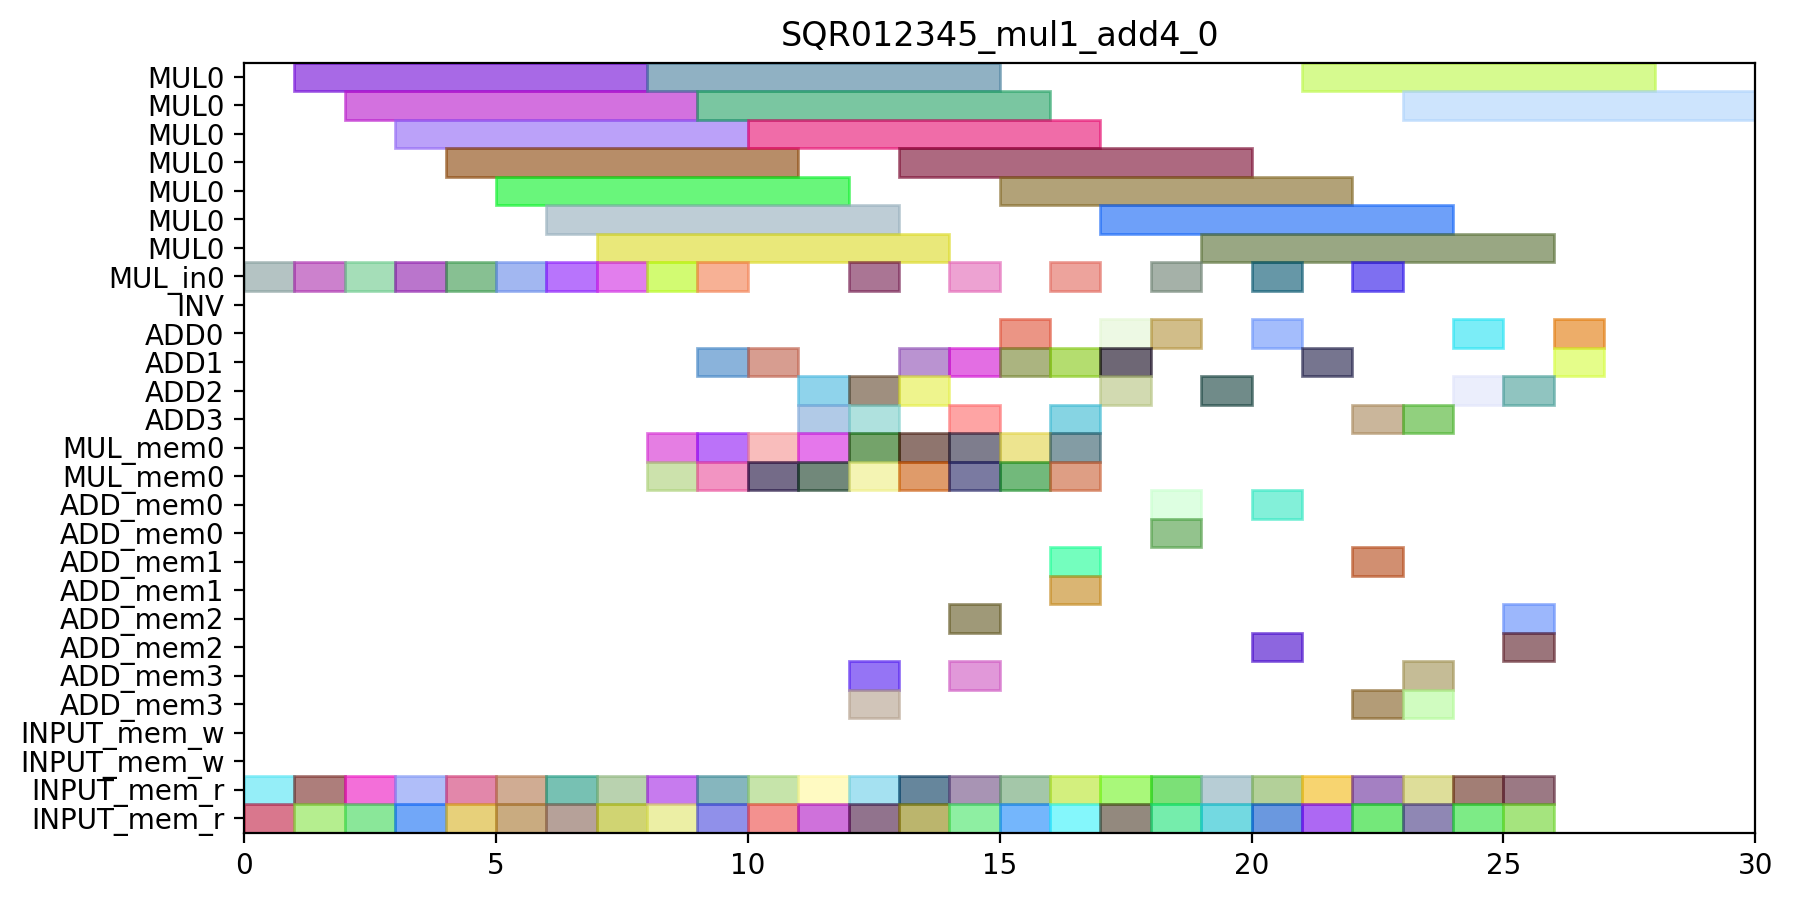

Generate this figure with Python:
from pyschedule import Scenario, solvers, plotters, alt

def solve_SQR012345_mul1_add4_0(ConstStep, ExpStep):
	horizon = 90
	S=Scenario("SQR012345_mul1_add4_0",horizon = horizon)

	# resource
	MUL = S.Resources('MUL', num=1, size=7)
	MUL_in = S.Resources('MUL_in', num=1)
	INV = S.Resource('INV')
	ADD = S.Resources('ADD', num=4, periods=range(1, horizon))
	MUL_mem = S.Resources('MUL_mem', num=1, size=2)
	ADD_mem = S.Resources('ADD_mem', num=4, size=2)
	INPUT_mem_w = S.Resource('INPUT_mem_w', size=2)
	INPUT_mem_r = S.Resource('INPUT_mem_r', size=2)

	# result of previous scheduling

	# new tasks
	T0T0 = S.Task('T0T0', length=1, delay_cost=1)
	T0T0 += alt(ADD)

	T0T0_mem0 = S.Task('T0T0_mem0', length=1, delay_cost=1)
	T0T0_mem0 += INPUT_mem_r
	S += T0T0_mem0<=T0T0

	T0T0_mem1 = S.Task('T0T0_mem1', length=1, delay_cost=1)
	T0T0_mem1 += INPUT_mem_r
	S += T0T0_mem1<=T0T0

	T0T1 = S.Task('T0T1', length=1, delay_cost=1)
	T0T1 += alt(ADD)

	T0T1_mem0 = S.Task('T0T1_mem0', length=1, delay_cost=1)
	T0T1_mem0 += INPUT_mem_r
	S += T0T1_mem0<=T0T1

	T0T1_mem1 = S.Task('T0T1_mem1', length=1, delay_cost=1)
	T0T1_mem1 += INPUT_mem_r
	S += T0T1_mem1<=T0T1

	T0T2_in = S.Task('T0T2_in', length=1, delay_cost=1)
	T0T2_in += alt(MUL_in)
	T0T2 = S.Task('T0T2', length=7, delay_cost=1)
	T0T2 += alt(MUL)
	S+=T0T2>=T0T2_in

	T0T2_mem0 = S.Task('T0T2_mem0', length=1, delay_cost=1)
	T0T2_mem0 += INPUT_mem_r
	S += T0T2_mem0<=T0T2

	T0T2_mem1 = S.Task('T0T2_mem1', length=1, delay_cost=1)
	T0T2_mem1 += INPUT_mem_r
	S += T0T2_mem1<=T0T2

	T10 = S.Task('T10', length=1, delay_cost=1)
	T10 += alt(ADD)

	T10_mem0 = S.Task('T10_mem0', length=1, delay_cost=1)
	T10_mem0 += INPUT_mem_r
	S += T10_mem0<=T10

	T10_mem1 = S.Task('T10_mem1', length=1, delay_cost=1)
	T10_mem1 += INPUT_mem_r
	S += T10_mem1<=T10

	T11 = S.Task('T11', length=1, delay_cost=1)
	T11 += alt(ADD)

	T11_mem0 = S.Task('T11_mem0', length=1, delay_cost=1)
	T11_mem0 += INPUT_mem_r
	S += T11_mem0<=T11

	T11_mem1 = S.Task('T11_mem1', length=1, delay_cost=1)
	T11_mem1 += INPUT_mem_r
	S += T11_mem1<=T11

	T3T0_in = S.Task('T3T0_in', length=1, delay_cost=1)
	T3T0_in += alt(MUL_in)
	T3T0 = S.Task('T3T0', length=7, delay_cost=1)
	T3T0 += alt(MUL)
	S+=T3T0>=T3T0_in

	T3T0_mem0 = S.Task('T3T0_mem0', length=1, delay_cost=1)
	T3T0_mem0 += INPUT_mem_r
	S += T3T0_mem0<=T3T0

	T3T0_mem1 = S.Task('T3T0_mem1', length=1, delay_cost=1)
	T3T0_mem1 += INPUT_mem_r
	S += T3T0_mem1<=T3T0

	T3T1_in = S.Task('T3T1_in', length=1, delay_cost=1)
	T3T1_in += alt(MUL_in)
	T3T1 = S.Task('T3T1', length=7, delay_cost=1)
	T3T1 += alt(MUL)
	S+=T3T1>=T3T1_in

	T3T1_mem0 = S.Task('T3T1_mem0', length=1, delay_cost=1)
	T3T1_mem0 += INPUT_mem_r
	S += T3T1_mem0<=T3T1

	T3T1_mem1 = S.Task('T3T1_mem1', length=1, delay_cost=1)
	T3T1_mem1 += INPUT_mem_r
	S += T3T1_mem1<=T3T1

	T3T2 = S.Task('T3T2', length=1, delay_cost=1)
	T3T2 += alt(ADD)

	T3T2_mem0 = S.Task('T3T2_mem0', length=1, delay_cost=1)
	T3T2_mem0 += INPUT_mem_r
	S += T3T2_mem0<=T3T2

	T3T2_mem1 = S.Task('T3T2_mem1', length=1, delay_cost=1)
	T3T2_mem1 += INPUT_mem_r
	S += T3T2_mem1<=T3T2

	T3T3 = S.Task('T3T3', length=1, delay_cost=1)
	T3T3 += alt(ADD)

	T3T3_mem0 = S.Task('T3T3_mem0', length=1, delay_cost=1)
	T3T3_mem0 += INPUT_mem_r
	S += T3T3_mem0<=T3T3

	T3T3_mem1 = S.Task('T3T3_mem1', length=1, delay_cost=1)
	T3T3_mem1 += INPUT_mem_r
	S += T3T3_mem1<=T3T3

	T4T0 = S.Task('T4T0', length=1, delay_cost=1)
	T4T0 += alt(ADD)

	T4T0_mem0 = S.Task('T4T0_mem0', length=1, delay_cost=1)
	T4T0_mem0 += INPUT_mem_r
	S += T4T0_mem0<=T4T0

	T4T0_mem1 = S.Task('T4T0_mem1', length=1, delay_cost=1)
	T4T0_mem1 += INPUT_mem_r
	S += T4T0_mem1<=T4T0

	T4T1 = S.Task('T4T1', length=1, delay_cost=1)
	T4T1 += alt(ADD)

	T4T1_mem0 = S.Task('T4T1_mem0', length=1, delay_cost=1)
	T4T1_mem0 += INPUT_mem_r
	S += T4T1_mem0<=T4T1

	T4T1_mem1 = S.Task('T4T1_mem1', length=1, delay_cost=1)
	T4T1_mem1 += INPUT_mem_r
	S += T4T1_mem1<=T4T1

	T4T2_in = S.Task('T4T2_in', length=1, delay_cost=1)
	T4T2_in += alt(MUL_in)
	T4T2 = S.Task('T4T2', length=7, delay_cost=1)
	T4T2 += alt(MUL)
	S+=T4T2>=T4T2_in

	T4T2_mem0 = S.Task('T4T2_mem0', length=1, delay_cost=1)
	T4T2_mem0 += INPUT_mem_r
	S += T4T2_mem0<=T4T2

	T4T2_mem1 = S.Task('T4T2_mem1', length=1, delay_cost=1)
	T4T2_mem1 += INPUT_mem_r
	S += T4T2_mem1<=T4T2

	T5T0_in = S.Task('T5T0_in', length=1, delay_cost=1)
	T5T0_in += alt(MUL_in)
	T5T0 = S.Task('T5T0', length=7, delay_cost=1)
	T5T0 += alt(MUL)
	S+=T5T0>=T5T0_in

	T5T0_mem0 = S.Task('T5T0_mem0', length=1, delay_cost=1)
	T5T0_mem0 += INPUT_mem_r
	S += T5T0_mem0<=T5T0

	T5T0_mem1 = S.Task('T5T0_mem1', length=1, delay_cost=1)
	T5T0_mem1 += INPUT_mem_r
	S += T5T0_mem1<=T5T0

	T5T1_in = S.Task('T5T1_in', length=1, delay_cost=1)
	T5T1_in += alt(MUL_in)
	T5T1 = S.Task('T5T1', length=7, delay_cost=1)
	T5T1 += alt(MUL)
	S+=T5T1>=T5T1_in

	T5T1_mem0 = S.Task('T5T1_mem0', length=1, delay_cost=1)
	T5T1_mem0 += INPUT_mem_r
	S += T5T1_mem0<=T5T1

	T5T1_mem1 = S.Task('T5T1_mem1', length=1, delay_cost=1)
	T5T1_mem1 += INPUT_mem_r
	S += T5T1_mem1<=T5T1

	T5T2 = S.Task('T5T2', length=1, delay_cost=1)
	T5T2 += alt(ADD)

	T5T2_mem0 = S.Task('T5T2_mem0', length=1, delay_cost=1)
	T5T2_mem0 += INPUT_mem_r
	S += T5T2_mem0<=T5T2

	T5T2_mem1 = S.Task('T5T2_mem1', length=1, delay_cost=1)
	T5T2_mem1 += INPUT_mem_r
	S += T5T2_mem1<=T5T2

	T5T3 = S.Task('T5T3', length=1, delay_cost=1)
	T5T3 += alt(ADD)

	T5T3_mem0 = S.Task('T5T3_mem0', length=1, delay_cost=1)
	T5T3_mem0 += INPUT_mem_r
	S += T5T3_mem0<=T5T3

	T5T3_mem1 = S.Task('T5T3_mem1', length=1, delay_cost=1)
	T5T3_mem1 += INPUT_mem_r
	S += T5T3_mem1<=T5T3

	T6T0_in = S.Task('T6T0_in', length=1, delay_cost=1)
	T6T0_in += alt(MUL_in)
	T6T0 = S.Task('T6T0', length=7, delay_cost=1)
	T6T0 += alt(MUL)
	S+=T6T0>=T6T0_in

	T6T0_mem0 = S.Task('T6T0_mem0', length=1, delay_cost=1)
	T6T0_mem0 += INPUT_mem_r
	S += T6T0_mem0<=T6T0

	T6T0_mem1 = S.Task('T6T0_mem1', length=1, delay_cost=1)
	T6T0_mem1 += INPUT_mem_r
	S += T6T0_mem1<=T6T0

	T6T1_in = S.Task('T6T1_in', length=1, delay_cost=1)
	T6T1_in += alt(MUL_in)
	T6T1 = S.Task('T6T1', length=7, delay_cost=1)
	T6T1 += alt(MUL)
	S+=T6T1>=T6T1_in

	T6T1_mem0 = S.Task('T6T1_mem0', length=1, delay_cost=1)
	T6T1_mem0 += INPUT_mem_r
	S += T6T1_mem0<=T6T1

	T6T1_mem1 = S.Task('T6T1_mem1', length=1, delay_cost=1)
	T6T1_mem1 += INPUT_mem_r
	S += T6T1_mem1<=T6T1

	T6T2 = S.Task('T6T2', length=1, delay_cost=1)
	T6T2 += alt(ADD)

	T6T2_mem0 = S.Task('T6T2_mem0', length=1, delay_cost=1)
	T6T2_mem0 += INPUT_mem_r
	S += T6T2_mem0<=T6T2

	T6T2_mem1 = S.Task('T6T2_mem1', length=1, delay_cost=1)
	T6T2_mem1 += INPUT_mem_r
	S += T6T2_mem1<=T6T2

	T6T3 = S.Task('T6T3', length=1, delay_cost=1)
	T6T3 += alt(ADD)

	T6T3_mem0 = S.Task('T6T3_mem0', length=1, delay_cost=1)
	T6T3_mem0 += INPUT_mem_r
	S += T6T3_mem0<=T6T3

	T6T3_mem1 = S.Task('T6T3_mem1', length=1, delay_cost=1)
	T6T3_mem1 += INPUT_mem_r
	S += T6T3_mem1<=T6T3

	T7T0_in = S.Task('T7T0_in', length=1, delay_cost=1)
	T7T0_in += alt(MUL_in)
	T7T0 = S.Task('T7T0', length=7, delay_cost=1)
	T7T0 += alt(MUL)
	S+=T7T0>=T7T0_in

	T7T0_mem0 = S.Task('T7T0_mem0', length=1, delay_cost=1)
	T7T0_mem0 += INPUT_mem_r
	S += T7T0_mem0<=T7T0

	T7T0_mem1 = S.Task('T7T0_mem1', length=1, delay_cost=1)
	T7T0_mem1 += INPUT_mem_r
	S += T7T0_mem1<=T7T0

	T7T1_in = S.Task('T7T1_in', length=1, delay_cost=1)
	T7T1_in += alt(MUL_in)
	T7T1 = S.Task('T7T1', length=7, delay_cost=1)
	T7T1 += alt(MUL)
	S+=T7T1>=T7T1_in

	T7T1_mem0 = S.Task('T7T1_mem0', length=1, delay_cost=1)
	T7T1_mem0 += INPUT_mem_r
	S += T7T1_mem0<=T7T1

	T7T1_mem1 = S.Task('T7T1_mem1', length=1, delay_cost=1)
	T7T1_mem1 += INPUT_mem_r
	S += T7T1_mem1<=T7T1

	T7T2 = S.Task('T7T2', length=1, delay_cost=1)
	T7T2 += alt(ADD)

	T7T2_mem0 = S.Task('T7T2_mem0', length=1, delay_cost=1)
	T7T2_mem0 += INPUT_mem_r
	S += T7T2_mem0<=T7T2

	T7T2_mem1 = S.Task('T7T2_mem1', length=1, delay_cost=1)
	T7T2_mem1 += INPUT_mem_r
	S += T7T2_mem1<=T7T2

	T7T3 = S.Task('T7T3', length=1, delay_cost=1)
	T7T3 += alt(ADD)

	T7T3_mem0 = S.Task('T7T3_mem0', length=1, delay_cost=1)
	T7T3_mem0 += INPUT_mem_r
	S += T7T3_mem0<=T7T3

	T7T3_mem1 = S.Task('T7T3_mem1', length=1, delay_cost=1)
	T7T3_mem1 += INPUT_mem_r
	S += T7T3_mem1<=T7T3

	T00_in = S.Task('T00_in', length=1, delay_cost=1)
	T00_in += alt(MUL_in)
	T00 = S.Task('T00', length=7, delay_cost=1)
	T00 += alt(MUL)
	S+=T00>=T00_in

	T00_mem0 = S.Task('T00_mem0', length=1, delay_cost=1)
	T00_mem0 += alt(ADD_mem)
	S += (T0T0*ADD[0])-1<T00_mem0*ADD_mem[0]
	S += (T0T0*ADD[1])-1<T00_mem0*ADD_mem[1]
	S += (T0T0*ADD[2])-1<T00_mem0*ADD_mem[2]
	S += (T0T0*ADD[3])-1<T00_mem0*ADD_mem[3]
	S += T00_mem0<=T00

	T00_mem1 = S.Task('T00_mem1', length=1, delay_cost=1)
	T00_mem1 += alt(ADD_mem)
	S += (T0T1*ADD[0])-1<T00_mem1*ADD_mem[0]
	S += (T0T1*ADD[1])-1<T00_mem1*ADD_mem[1]
	S += (T0T1*ADD[2])-1<T00_mem1*ADD_mem[2]
	S += (T0T1*ADD[3])-1<T00_mem1*ADD_mem[3]
	S += T00_mem1<=T00

	T01 = S.Task('T01', length=1, delay_cost=1)
	T01 += alt(ADD)

	T01_mem0 = S.Task('T01_mem0', length=1, delay_cost=1)
	T01_mem0 += alt(MUL_mem)
	S += (T0T2*MUL[0])-1<T01_mem0*MUL_mem[0]
	S += T01_mem0<=T01

	T20 = S.Task('T20', length=1, delay_cost=1)
	T20 += alt(ADD)

	T20_mem0 = S.Task('T20_mem0', length=1, delay_cost=1)
	T20_mem0 += alt(ADD_mem)
	S += (T10*ADD[0])-1<T20_mem0*ADD_mem[0]
	S += (T10*ADD[1])-1<T20_mem0*ADD_mem[1]
	S += (T10*ADD[2])-1<T20_mem0*ADD_mem[2]
	S += (T10*ADD[3])-1<T20_mem0*ADD_mem[3]
	S += T20_mem0<=T20

	T20_mem1 = S.Task('T20_mem1', length=1, delay_cost=1)
	T20_mem1 += INPUT_mem_r
	S += T20_mem1<=T20

	T21 = S.Task('T21', length=1, delay_cost=1)
	T21 += alt(ADD)

	T21_mem0 = S.Task('T21_mem0', length=1, delay_cost=1)
	T21_mem0 += alt(ADD_mem)
	S += (T11*ADD[0])-1<T21_mem0*ADD_mem[0]
	S += (T11*ADD[1])-1<T21_mem0*ADD_mem[1]
	S += (T11*ADD[2])-1<T21_mem0*ADD_mem[2]
	S += (T11*ADD[3])-1<T21_mem0*ADD_mem[3]
	S += T21_mem0<=T21

	T21_mem1 = S.Task('T21_mem1', length=1, delay_cost=1)
	T21_mem1 += INPUT_mem_r
	S += T21_mem1<=T21

	T1_0 = S.Task('T1_0', length=1, delay_cost=1)
	T1_0 += alt(ADD)

	T1_0_mem0 = S.Task('T1_0_mem0', length=1, delay_cost=1)
	T1_0_mem0 += alt(ADD_mem)
	S += (T10*ADD[0])-1<T1_0_mem0*ADD_mem[0]
	S += (T10*ADD[1])-1<T1_0_mem0*ADD_mem[1]
	S += (T10*ADD[2])-1<T1_0_mem0*ADD_mem[2]
	S += (T10*ADD[3])-1<T1_0_mem0*ADD_mem[3]
	S += T1_0_mem0<=T1_0

	T1_0_mem1 = S.Task('T1_0_mem1', length=1, delay_cost=1)
	T1_0_mem1 += INPUT_mem_r
	S += T1_0_mem1<=T1_0

	T1_1 = S.Task('T1_1', length=1, delay_cost=1)
	T1_1 += alt(ADD)

	T1_1_mem0 = S.Task('T1_1_mem0', length=1, delay_cost=1)
	T1_1_mem0 += alt(ADD_mem)
	S += (T11*ADD[0])-1<T1_1_mem0*ADD_mem[0]
	S += (T11*ADD[1])-1<T1_1_mem0*ADD_mem[1]
	S += (T11*ADD[2])-1<T1_1_mem0*ADD_mem[2]
	S += (T11*ADD[3])-1<T1_1_mem0*ADD_mem[3]
	S += T1_1_mem0<=T1_1

	T1_1_mem1 = S.Task('T1_1_mem1', length=1, delay_cost=1)
	T1_1_mem1 += INPUT_mem_r
	S += T1_1_mem1<=T1_1

	T3T4_in = S.Task('T3T4_in', length=1, delay_cost=1)
	T3T4_in += alt(MUL_in)
	T3T4 = S.Task('T3T4', length=7, delay_cost=1)
	T3T4 += alt(MUL)
	S+=T3T4>=T3T4_in

	T3T4_mem0 = S.Task('T3T4_mem0', length=1, delay_cost=1)
	T3T4_mem0 += alt(ADD_mem)
	S += (T3T2*ADD[0])-1<T3T4_mem0*ADD_mem[0]
	S += (T3T2*ADD[1])-1<T3T4_mem0*ADD_mem[1]
	S += (T3T2*ADD[2])-1<T3T4_mem0*ADD_mem[2]
	S += (T3T2*ADD[3])-1<T3T4_mem0*ADD_mem[3]
	S += T3T4_mem0<=T3T4

	T3T4_mem1 = S.Task('T3T4_mem1', length=1, delay_cost=1)
	T3T4_mem1 += alt(ADD_mem)
	S += (T3T3*ADD[0])-1<T3T4_mem1*ADD_mem[0]
	S += (T3T3*ADD[1])-1<T3T4_mem1*ADD_mem[1]
	S += (T3T3*ADD[2])-1<T3T4_mem1*ADD_mem[2]
	S += (T3T3*ADD[3])-1<T3T4_mem1*ADD_mem[3]
	S += T3T4_mem1<=T3T4

	T3T5 = S.Task('T3T5', length=1, delay_cost=1)
	T3T5 += alt(ADD)

	T3T5_mem0 = S.Task('T3T5_mem0', length=1, delay_cost=1)
	T3T5_mem0 += alt(MUL_mem)
	S += (T3T0*MUL[0])-1<T3T5_mem0*MUL_mem[0]
	S += T3T5_mem0<=T3T5

	T3T5_mem1 = S.Task('T3T5_mem1', length=1, delay_cost=1)
	T3T5_mem1 += alt(MUL_mem)
	S += (T3T1*MUL[0])-1<T3T5_mem1*MUL_mem[0]
	S += T3T5_mem1<=T3T5

	T30 = S.Task('T30', length=1, delay_cost=1)
	T30 += alt(ADD)

	T30_mem0 = S.Task('T30_mem0', length=1, delay_cost=1)
	T30_mem0 += alt(MUL_mem)
	S += (T3T0*MUL[0])-1<T30_mem0*MUL_mem[0]
	S += T30_mem0<=T30

	T30_mem1 = S.Task('T30_mem1', length=1, delay_cost=1)
	T30_mem1 += alt(MUL_mem)
	S += (T3T1*MUL[0])-1<T30_mem1*MUL_mem[0]
	S += T30_mem1<=T30

	T40_in = S.Task('T40_in', length=1, delay_cost=1)
	T40_in += alt(MUL_in)
	T40 = S.Task('T40', length=7, delay_cost=1)
	T40 += alt(MUL)
	S+=T40>=T40_in

	T40_mem0 = S.Task('T40_mem0', length=1, delay_cost=1)
	T40_mem0 += alt(ADD_mem)
	S += (T4T0*ADD[0])-1<T40_mem0*ADD_mem[0]
	S += (T4T0*ADD[1])-1<T40_mem0*ADD_mem[1]
	S += (T4T0*ADD[2])-1<T40_mem0*ADD_mem[2]
	S += (T4T0*ADD[3])-1<T40_mem0*ADD_mem[3]
	S += T40_mem0<=T40

	T40_mem1 = S.Task('T40_mem1', length=1, delay_cost=1)
	T40_mem1 += alt(ADD_mem)
	S += (T4T1*ADD[0])-1<T40_mem1*ADD_mem[0]
	S += (T4T1*ADD[1])-1<T40_mem1*ADD_mem[1]
	S += (T4T1*ADD[2])-1<T40_mem1*ADD_mem[2]
	S += (T4T1*ADD[3])-1<T40_mem1*ADD_mem[3]
	S += T40_mem1<=T40

	T41 = S.Task('T41', length=1, delay_cost=1)
	T41 += alt(ADD)

	T41_mem0 = S.Task('T41_mem0', length=1, delay_cost=1)
	T41_mem0 += alt(MUL_mem)
	S += (T4T2*MUL[0])-1<T41_mem0*MUL_mem[0]
	S += T41_mem0<=T41

	T5T4_in = S.Task('T5T4_in', length=1, delay_cost=1)
	T5T4_in += alt(MUL_in)
	T5T4 = S.Task('T5T4', length=7, delay_cost=1)
	T5T4 += alt(MUL)
	S+=T5T4>=T5T4_in

	T5T4_mem0 = S.Task('T5T4_mem0', length=1, delay_cost=1)
	T5T4_mem0 += alt(ADD_mem)
	S += (T5T2*ADD[0])-1<T5T4_mem0*ADD_mem[0]
	S += (T5T2*ADD[1])-1<T5T4_mem0*ADD_mem[1]
	S += (T5T2*ADD[2])-1<T5T4_mem0*ADD_mem[2]
	S += (T5T2*ADD[3])-1<T5T4_mem0*ADD_mem[3]
	S += T5T4_mem0<=T5T4

	T5T4_mem1 = S.Task('T5T4_mem1', length=1, delay_cost=1)
	T5T4_mem1 += alt(ADD_mem)
	S += (T5T3*ADD[0])-1<T5T4_mem1*ADD_mem[0]
	S += (T5T3*ADD[1])-1<T5T4_mem1*ADD_mem[1]
	S += (T5T3*ADD[2])-1<T5T4_mem1*ADD_mem[2]
	S += (T5T3*ADD[3])-1<T5T4_mem1*ADD_mem[3]
	S += T5T4_mem1<=T5T4

	T5T5 = S.Task('T5T5', length=1, delay_cost=1)
	T5T5 += alt(ADD)

	T5T5_mem0 = S.Task('T5T5_mem0', length=1, delay_cost=1)
	T5T5_mem0 += alt(MUL_mem)
	S += (T5T0*MUL[0])-1<T5T5_mem0*MUL_mem[0]
	S += T5T5_mem0<=T5T5

	T5T5_mem1 = S.Task('T5T5_mem1', length=1, delay_cost=1)
	T5T5_mem1 += alt(MUL_mem)
	S += (T5T1*MUL[0])-1<T5T5_mem1*MUL_mem[0]
	S += T5T5_mem1<=T5T5

	T50 = S.Task('T50', length=1, delay_cost=1)
	T50 += alt(ADD)

	T50_mem0 = S.Task('T50_mem0', length=1, delay_cost=1)
	T50_mem0 += alt(MUL_mem)
	S += (T5T0*MUL[0])-1<T50_mem0*MUL_mem[0]
	S += T50_mem0<=T50

	T50_mem1 = S.Task('T50_mem1', length=1, delay_cost=1)
	T50_mem1 += alt(MUL_mem)
	S += (T5T1*MUL[0])-1<T50_mem1*MUL_mem[0]
	S += T50_mem1<=T50

	T6T4_in = S.Task('T6T4_in', length=1, delay_cost=1)
	T6T4_in += alt(MUL_in)
	T6T4 = S.Task('T6T4', length=7, delay_cost=1)
	T6T4 += alt(MUL)
	S+=T6T4>=T6T4_in

	T6T4_mem0 = S.Task('T6T4_mem0', length=1, delay_cost=1)
	T6T4_mem0 += alt(ADD_mem)
	S += (T6T2*ADD[0])-1<T6T4_mem0*ADD_mem[0]
	S += (T6T2*ADD[1])-1<T6T4_mem0*ADD_mem[1]
	S += (T6T2*ADD[2])-1<T6T4_mem0*ADD_mem[2]
	S += (T6T2*ADD[3])-1<T6T4_mem0*ADD_mem[3]
	S += T6T4_mem0<=T6T4

	T6T4_mem1 = S.Task('T6T4_mem1', length=1, delay_cost=1)
	T6T4_mem1 += alt(ADD_mem)
	S += (T6T3*ADD[0])-1<T6T4_mem1*ADD_mem[0]
	S += (T6T3*ADD[1])-1<T6T4_mem1*ADD_mem[1]
	S += (T6T3*ADD[2])-1<T6T4_mem1*ADD_mem[2]
	S += (T6T3*ADD[3])-1<T6T4_mem1*ADD_mem[3]
	S += T6T4_mem1<=T6T4

	T6T5 = S.Task('T6T5', length=1, delay_cost=1)
	T6T5 += alt(ADD)

	T6T5_mem0 = S.Task('T6T5_mem0', length=1, delay_cost=1)
	T6T5_mem0 += alt(MUL_mem)
	S += (T6T0*MUL[0])-1<T6T5_mem0*MUL_mem[0]
	S += T6T5_mem0<=T6T5

	T6T5_mem1 = S.Task('T6T5_mem1', length=1, delay_cost=1)
	T6T5_mem1 += alt(MUL_mem)
	S += (T6T1*MUL[0])-1<T6T5_mem1*MUL_mem[0]
	S += T6T5_mem1<=T6T5

	T60 = S.Task('T60', length=1, delay_cost=1)
	T60 += alt(ADD)

	T60_mem0 = S.Task('T60_mem0', length=1, delay_cost=1)
	T60_mem0 += alt(MUL_mem)
	S += (T6T0*MUL[0])-1<T60_mem0*MUL_mem[0]
	S += T60_mem0<=T60

	T60_mem1 = S.Task('T60_mem1', length=1, delay_cost=1)
	T60_mem1 += alt(MUL_mem)
	S += (T6T1*MUL[0])-1<T60_mem1*MUL_mem[0]
	S += T60_mem1<=T60

	T7T4_in = S.Task('T7T4_in', length=1, delay_cost=1)
	T7T4_in += alt(MUL_in)
	T7T4 = S.Task('T7T4', length=7, delay_cost=1)
	T7T4 += alt(MUL)
	S+=T7T4>=T7T4_in

	T7T4_mem0 = S.Task('T7T4_mem0', length=1, delay_cost=1)
	T7T4_mem0 += alt(ADD_mem)
	S += (T7T2*ADD[0])-1<T7T4_mem0*ADD_mem[0]
	S += (T7T2*ADD[1])-1<T7T4_mem0*ADD_mem[1]
	S += (T7T2*ADD[2])-1<T7T4_mem0*ADD_mem[2]
	S += (T7T2*ADD[3])-1<T7T4_mem0*ADD_mem[3]
	S += T7T4_mem0<=T7T4

	T7T4_mem1 = S.Task('T7T4_mem1', length=1, delay_cost=1)
	T7T4_mem1 += alt(ADD_mem)
	S += (T7T3*ADD[0])-1<T7T4_mem1*ADD_mem[0]
	S += (T7T3*ADD[1])-1<T7T4_mem1*ADD_mem[1]
	S += (T7T3*ADD[2])-1<T7T4_mem1*ADD_mem[2]
	S += (T7T3*ADD[3])-1<T7T4_mem1*ADD_mem[3]
	S += T7T4_mem1<=T7T4

	T7T5 = S.Task('T7T5', length=1, delay_cost=1)
	T7T5 += alt(ADD)

	T7T5_mem0 = S.Task('T7T5_mem0', length=1, delay_cost=1)
	T7T5_mem0 += alt(MUL_mem)
	S += (T7T0*MUL[0])-1<T7T5_mem0*MUL_mem[0]
	S += T7T5_mem0<=T7T5

	T7T5_mem1 = S.Task('T7T5_mem1', length=1, delay_cost=1)
	T7T5_mem1 += alt(MUL_mem)
	S += (T7T1*MUL[0])-1<T7T5_mem1*MUL_mem[0]
	S += T7T5_mem1<=T7T5

	T70 = S.Task('T70', length=1, delay_cost=1)
	T70 += alt(ADD)

	T70_mem0 = S.Task('T70_mem0', length=1, delay_cost=1)
	T70_mem0 += alt(MUL_mem)
	S += (T7T0*MUL[0])-1<T70_mem0*MUL_mem[0]
	S += T70_mem0<=T70

	T70_mem1 = S.Task('T70_mem1', length=1, delay_cost=1)
	T70_mem1 += alt(MUL_mem)
	S += (T7T1*MUL[0])-1<T70_mem1*MUL_mem[0]
	S += T70_mem1<=T70

	solvers.mip.solve(S,msg=1,kind='CPLEX', time_limit=3600)

	solution = [['hoge']*len(S.solution()[1]) for i in range(len(S.solution()))]
	for i in range(len(S.solution())):
		for j in range(len(S.solution()[i])):
			solution[i][j]=str(S.solution()[i][j])
	print(solution)

	cycles = int(solution[-1][3])

	pic_file_name = "SQR012345_mul1_add4/SQR012345_mul1_add4_0.png"
	if(S.solution() != []):
		plotters.matplotlib.plot(S,img_filename=pic_file_name, vertical_text=True, fig_size=(cycles*0.25+3, 5), show_task_labels=False)

	return solution

if __name__ == "__main__":
	solution = solve_SQR012345_mul1_add4_0(0, 0)
